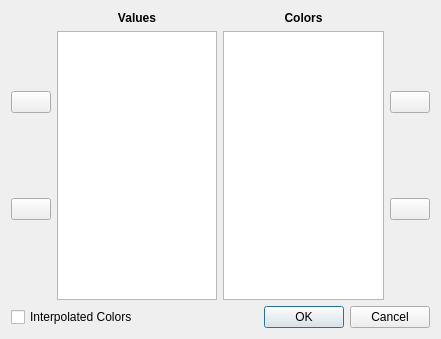
<?xml version="1.0" encoding="UTF-8"?>
<ui version="4.0">
 <class>DoubleStringsListRelationDialog</class>
 <widget class="QDialog" name="DoubleStringsListRelationDialog">
  <property name="geometry">
   <rect>
    <x>0</x>
    <y>0</y>
    <width>441</width>
    <height>339</height>
   </rect>
  </property>
  <property name="windowTitle">
   <string>Associate colors to values</string>
  </property>
  <layout class="QVBoxLayout" name="verticalLayout">
   <item>
    <layout class="QHBoxLayout">
     <property name="spacing">
      <number>6</number>
     </property>
     <property name="leftMargin">
      <number>0</number>
     </property>
     <property name="topMargin">
      <number>0</number>
     </property>
     <property name="rightMargin">
      <number>0</number>
     </property>
     <property name="bottomMargin">
      <number>0</number>
     </property>
     <item>
      <layout class="QVBoxLayout">
       <property name="spacing">
        <number>6</number>
       </property>
       <property name="leftMargin">
        <number>0</number>
       </property>
       <property name="topMargin">
        <number>0</number>
       </property>
       <property name="rightMargin">
        <number>0</number>
       </property>
       <property name="bottomMargin">
        <number>0</number>
       </property>
       <item>
        <spacer>
         <property name="orientation">
          <enum>Qt::Vertical</enum>
         </property>
         <property name="sizeHint" stdset="0">
          <size>
           <width>20</width>
           <height>40</height>
          </size>
         </property>
        </spacer>
       </item>
       <item>
        <widget class="QPushButton" name="upButton">
         <property name="text">
          <string/>
         </property>
        </widget>
       </item>
       <item>
        <spacer>
         <property name="orientation">
          <enum>Qt::Vertical</enum>
         </property>
         <property name="sizeHint" stdset="0">
          <size>
           <width>20</width>
           <height>40</height>
          </size>
         </property>
        </spacer>
       </item>
       <item>
        <widget class="QPushButton" name="downButton">
         <property name="text">
          <string/>
         </property>
        </widget>
       </item>
       <item>
        <spacer>
         <property name="orientation">
          <enum>Qt::Vertical</enum>
         </property>
         <property name="sizeHint" stdset="0">
          <size>
           <width>20</width>
           <height>40</height>
          </size>
         </property>
        </spacer>
       </item>
      </layout>
     </item>
     <item>
      <layout class="QVBoxLayout">
       <property name="spacing">
        <number>6</number>
       </property>
       <property name="leftMargin">
        <number>0</number>
       </property>
       <property name="topMargin">
        <number>0</number>
       </property>
       <property name="rightMargin">
        <number>0</number>
       </property>
       <property name="bottomMargin">
        <number>0</number>
       </property>
       <item>
        <widget class="QLabel" name="label_2">
         <property name="font">
          <font>
           <weight>75</weight>
           <bold>true</bold>
          </font>
         </property>
         <property name="text">
          <string>Values</string>
         </property>
         <property name="alignment">
          <set>Qt::AlignCenter</set>
         </property>
        </widget>
       </item>
       <item>
        <widget class="QListWidget" name="firstListWidget">
         <property name="dragDropMode">
          <enum>QAbstractItemView::InternalMove</enum>
         </property>
        </widget>
       </item>
      </layout>
     </item>
     <item>
      <layout class="QVBoxLayout">
       <property name="spacing">
        <number>6</number>
       </property>
       <property name="leftMargin">
        <number>0</number>
       </property>
       <property name="topMargin">
        <number>0</number>
       </property>
       <property name="rightMargin">
        <number>0</number>
       </property>
       <property name="bottomMargin">
        <number>0</number>
       </property>
       <item>
        <widget class="QLabel" name="label_3">
         <property name="font">
          <font>
           <weight>75</weight>
           <bold>true</bold>
          </font>
         </property>
         <property name="text">
          <string>Colors</string>
         </property>
         <property name="alignment">
          <set>Qt::AlignCenter</set>
         </property>
        </widget>
       </item>
       <item>
        <widget class="QListWidget" name="secondListWidget">
         <property name="dragDropMode">
          <enum>QAbstractItemView::InternalMove</enum>
         </property>
         <property name="selectionMode">
          <enum>QAbstractItemView::NoSelection</enum>
         </property>
        </widget>
       </item>
      </layout>
     </item>
     <item>
      <layout class="QVBoxLayout" name="_2">
       <property name="spacing">
        <number>6</number>
       </property>
       <property name="leftMargin">
        <number>0</number>
       </property>
       <property name="topMargin">
        <number>0</number>
       </property>
       <property name="rightMargin">
        <number>0</number>
       </property>
       <property name="bottomMargin">
        <number>0</number>
       </property>
       <item>
        <spacer>
         <property name="orientation">
          <enum>Qt::Vertical</enum>
         </property>
         <property name="sizeHint" stdset="0">
          <size>
           <width>20</width>
           <height>40</height>
          </size>
         </property>
        </spacer>
       </item>
       <item>
        <widget class="QPushButton" name="upButtonColor">
         <property name="text">
          <string/>
         </property>
        </widget>
       </item>
       <item>
        <spacer>
         <property name="orientation">
          <enum>Qt::Vertical</enum>
         </property>
         <property name="sizeHint" stdset="0">
          <size>
           <width>20</width>
           <height>40</height>
          </size>
         </property>
        </spacer>
       </item>
       <item>
        <widget class="QPushButton" name="downButtonColor">
         <property name="text">
          <string/>
         </property>
        </widget>
       </item>
       <item>
        <spacer>
         <property name="orientation">
          <enum>Qt::Vertical</enum>
         </property>
         <property name="sizeHint" stdset="0">
          <size>
           <width>20</width>
           <height>40</height>
          </size>
         </property>
        </spacer>
       </item>
      </layout>
     </item>
    </layout>
   </item>
   <item>
    <layout class="QHBoxLayout" name="horizontalLayout">
     <property name="topMargin">
      <number>0</number>
     </property>
     <item>
      <widget class="QCheckBox" name="interpolateColorsCheckBox">
       <property name="toolTip">
        <string>&lt;html&gt;&lt;head/&gt;&lt;body&gt;&lt;p&gt;&lt;span style=&quot; font-weight:600;&quot;&gt;When checked&lt;/span&gt;, an interpolation is made to map each value to a color based on the current color scale. &lt;/p&gt;&lt;p&gt;&lt;span style=&quot; font-weight:600;&quot;&gt;When unchecked&lt;/span&gt;, replace the color mapping with the last set of non-interpolated colors.&lt;/p&gt;&lt;/body&gt;&lt;/html&gt;</string>
       </property>
       <property name="text">
        <string>Interpolated Colors</string>
       </property>
      </widget>
     </item>
     <item>
      <widget class="QDialogButtonBox" name="buttonBox">
       <property name="sizePolicy">
        <sizepolicy hsizetype="Fixed" vsizetype="Fixed">
         <horstretch>0</horstretch>
         <verstretch>0</verstretch>
        </sizepolicy>
       </property>
       <property name="standardButtons">
        <set>QDialogButtonBox::Cancel|QDialogButtonBox::Ok</set>
       </property>
       <property name="centerButtons">
        <bool>false</bool>
       </property>
      </widget>
     </item>
    </layout>
   </item>
  </layout>
 </widget>
 <resources>
  <include location="../../library/talipot-gui/resources/TalipotGUIResource.qrc"/>
 </resources>
 <connections>
  <connection>
   <sender>buttonBox</sender>
   <signal>accepted()</signal>
   <receiver>DoubleStringsListRelationDialog</receiver>
   <slot>accept()</slot>
   <hints>
    <hint type="sourcelabel">
     <x>220</x>
     <y>313</y>
    </hint>
    <hint type="destinationlabel">
     <x>220</x>
     <y>169</y>
    </hint>
   </hints>
  </connection>
  <connection>
   <sender>buttonBox</sender>
   <signal>rejected()</signal>
   <receiver>DoubleStringsListRelationDialog</receiver>
   <slot>reject()</slot>
   <hints>
    <hint type="sourcelabel">
     <x>220</x>
     <y>313</y>
    </hint>
    <hint type="destinationlabel">
     <x>220</x>
     <y>169</y>
    </hint>
   </hints>
  </connection>
 </connections>
</ui>
